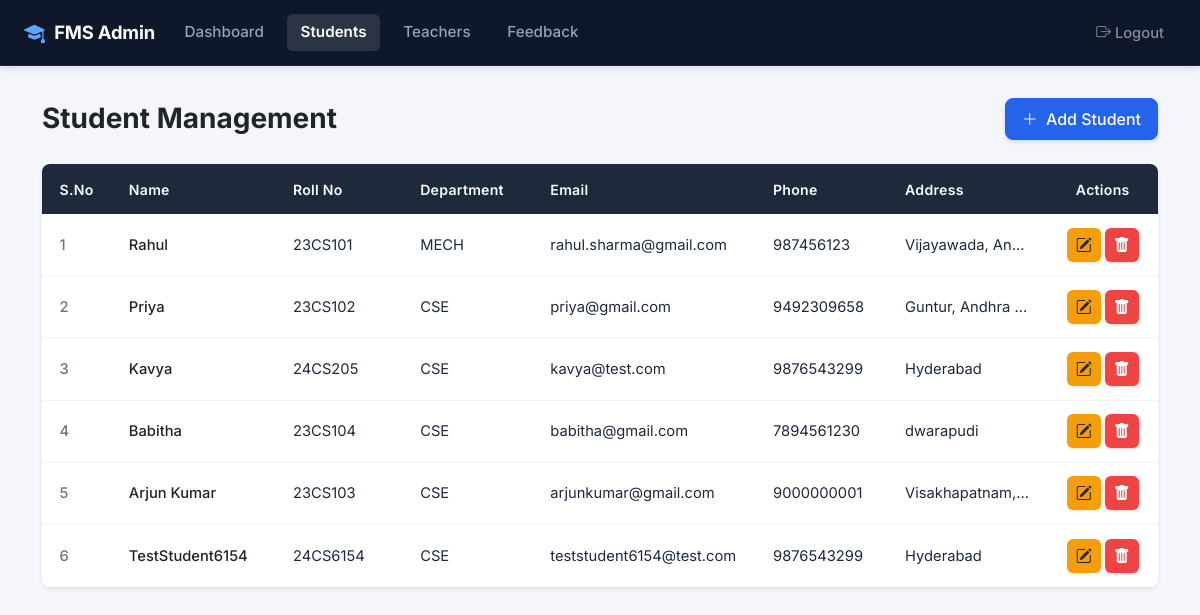
The app's page /students/ (signed in) with its own data.
### fms_app/models.py (models this page shows, shortened)
class Student(models.Model):
    user = models.OneToOneField(User, on_delete=models.CASCADE, related_name='student_profile')
    name = models.CharField(max_length=150)
    roll_number = models.CharField(max_length=50, unique=True)
    department = models.CharField(max_length=100)
    email = models.EmailField()
    phone = models.CharField(max_length=20)
    address = models.TextField(blank=True)
    created_at = models.DateTimeField(auto_now_add=True)
    class Meta:
        ordering = ['id']

### fms_app/views.py (the view)
# urls.py: path('students/', views.students_list_view, name='admin_students'),
@admin_required
def students_list_view(request):
    students = Student.objects.all().order_by('id')
    return render(request, 'admin/students.html', {'students': students})

### templates/admin/students.html (shortened to what this page needs)
{% extends 'base.html' %}
{% block navbar %}
    {% include 'navbar_admin.html' %}
{% endblock %}
{% block content %}
<div class="py-2">
    <div class="d-flex justify-content-between align-items-center mb-4">
        <h3 class="fw-bold text-dark mb-0">Student Management</h3>
        <a href="{% url 'student_add' %}" class="btn btn-primary px-3 py-2 fw-medium">
            <i class="bi bi-plus-lg me-1"></i> Add Student
        </a>
    </div>
    <div class="card border-0 shadow-sm rounded-3 overflow-hidden">
        <div class="table-responsive">
            <table class="table table-hover fms-table fms-table-dark-header mb-0">
                <thead>
                    <tr>
                        <th style="width: 5%;">S.No</th>
                        <th style="width: 15%;">Name</th>
                        <th style="width: 12%;">Roll No</th>
                        <th style="width: 12%;">Department</th>
                        <th style="width: 20%;">Email</th>
                        <th style="width: 12%;">Phone</th>
                        <th style="width: 14%;">Address</th>
                        <th class="text-center" style="width: 10%;">Actions</th>
                    </tr>
                </thead>
                <tbody>
                    {% for student in students %}
                        <tr>
                            <td class="fw-medium text-secondary">{{ forloop.counter }}</td>
                            <td class="fw-medium text-dark">{{ student.name }}</td>
                            <td>{{ student.roll_number }}</td>
                            <td>{{ student.department }}</td>
                            <td>{{ student.email }}</td>
                            <td>{{ student.phone }}</td>
                            <td class="text-truncate" style="max-width: 160px;" title="{{ student.address }}">
                                {{ student.address|default:"-" }}
                            </td>
                            <td class="text-center">
                                <div class="d-flex justify-content-center gap-1">
                                    <a href="{% url 'student_edit' student.id %}" class="btn fms-btn-icon fms-btn-edit" title="Edit Student">
                                        <i class="bi bi-pencil-square text-dark"></i>
                                    </a>
                                    <button type="button" class="btn fms-btn-icon fms-btn-delete" data-bs-toggle="modal" data-bs-target="#deleteStudentModal{{ student.id }}" title="Delete Student">
                                        <i class="bi bi-trash-fill text-white"></i>
                                    </button>
                                </div>
                            </td>
                        </tr>
                    {% endfor %}
                </tbody>
            </table>
        </div>
    </div>
</div>
{% endblock %}

### static/css/custom.css (style rules this page uses)
:root { --fms-bg: #f4f6fb; --fms-card-bg: #ffffff; --fms-text-main: #1e293b; --fms-text-muted: #64748b; --fms-border: #e2e8f0; --fms-border-light: #f1f5f9; --fms-nav-bg: #0f172a; --fms-table-head: #1e293b; --fms-blue-grad: linear-gradient(135deg, #1e40af 0%, #3b82f6 100%); --fms-green-grad: linear-gradient(135deg, #065f46 0%, #10b981 100%); --fms-yellow-grad: linear-gradient(135deg, #d97706 0%, #f59e0b 100%); --fms-primary: #2563eb; --fms-primary-hover: #1d4ed8; --fms-shadow-sm: 0 1px 3px rgba(0, 0, 0, 0.05), 0 1px 2px rgba(0, 0, 0, 0.03); --fms-shadow-md: 0 4px 6px -1px rgba(0, 0, 0, 0.05), 0 2px 4px -2px rgba(0, 0, 0, 0.03); --fms-shadow-lg: 0 10px 15px -3px rgba(0, 0, 0, 0.06), 0 4px 6px -4px rgba(0, 0, 0, 0.04); }
body { background-color: var(--fms-bg); font-family: 'Inter', -apple-system, BlinkMacSystemFont, "Segoe UI", Roboto, sans-serif; color: var(--fms-text-main); min-height: 100vh; -webkit-font-smoothing: antialiased; }
.card { border-radius: 12px; border: 1px solid var(--fms-border); box-shadow: var(--fms-shadow-sm); background-color: var(--fms-card-bg); }
.fms-table-dark-header thead th { background-color: var(--fms-table-head) !important; color: #f8fafc !important; font-weight: 600; font-size: 0.88rem; letter-spacing: 0.02em; border: none; padding: 0.9rem 1.1rem; vertical-align: middle; }
.fms-table tbody td { padding: 0.85rem 1.1rem; vertical-align: middle; border-bottom: 1px solid var(--fms-border-light); color: var(--fms-text-main); font-size: 0.92rem; }
.fms-btn-icon { width: 34px; height: 34px; padding: 0; display: inline-flex; align-items: center; justify-content: center; border-radius: 6px; transition: all 0.15s ease-in-out; }
.fms-btn-edit { background-color: #f59e0b; color: #ffffff; border: none; box-shadow: 0 1px 3px rgba(245, 158, 11, 0.25); }
.fms-btn-delete { background-color: #ef4444; color: #ffffff; border: none; box-shadow: 0 1px 3px rgba(239, 68, 68, 0.25); }
.btn-primary { background-color: var(--fms-primary); border-color: var(--fms-primary); box-shadow: 0 2px 4px rgba(37, 99, 235, 0.2); font-weight: 500; border-radius: 8px; transition: all 0.15s ease-in-out; }

### records on screen
Student: name "Rahul", roll_number "23CS101", department "MECH", email "rahul.sharma@gmail.com", phone "987456123", address "Vijayawada, An…"
Student: name "Priya", roll_number "23CS102", department "CSE", email "priya@gmail.com", phone "9492309658", address "Guntur, Andhra…"
Student: name "Kavya", roll_number "24CS205", department "CSE", email "kavya@test.com", phone "9876543299", address "Hyderabad"
Student: name "Babitha", roll_number "23CS104", department "CSE", email "babitha@gmail.com", phone "7894561230", address "dwarapudi"
Student: name "Arjun Kumar", roll_number "23CS103", department "CSE", email "arjunkumar@gmail.com", phone "9000000001", address "Visakhapatnam,…"
Student: name "TestStudent6154", roll_number "24CS6154", department "CSE", email "teststudent6154@test.com", phone "9876543299", address "Hyderabad"
